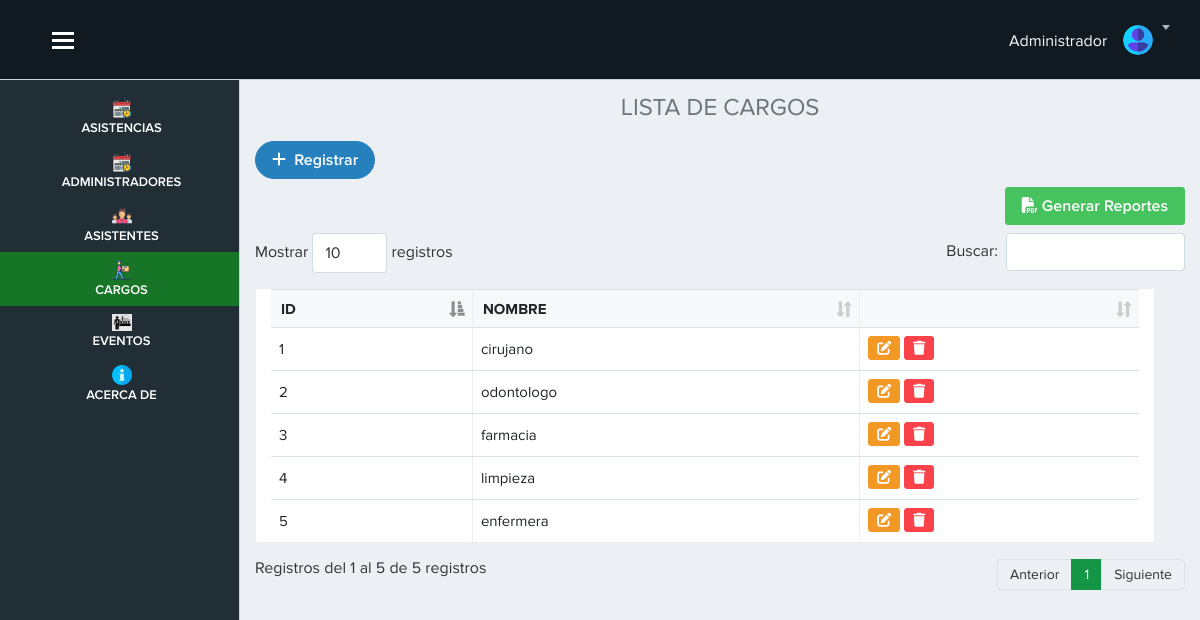
The app's page /vista/cargo.php (signed in), older data.
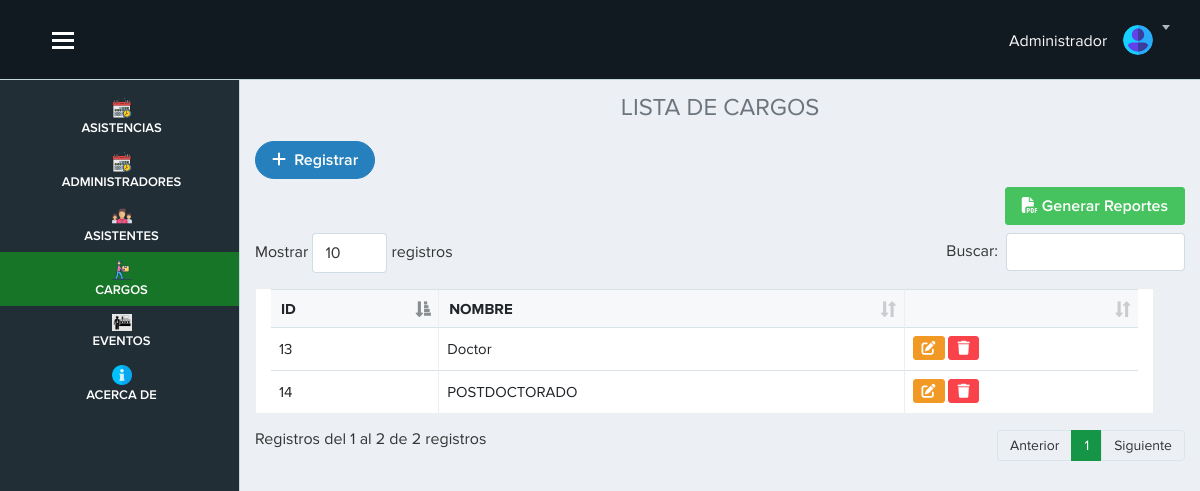
The same page, newer data.
### tables this page shows
CREATE TABLE `cargo`  (
  `id_cargo` int NOT NULL AUTO_INCREMENT,
  `nombre` varchar(100) NULL DEFAULT NULL,
  PRIMARY KEY (`id_cargo`) USING BTREE
);

### vista/cargo.php (the view, shortened to what this page needs)
<?php require('./layout/topbar.php'); ?>
<?php require('./layout/sidebar.php'); ?>
<div class="page-content">
    <h4 class="text-center text-secondary">LISTA DE CARGOS</h4>
    <?php
      include "../modelo/conexion.php";
      $sql=$conexion->query(" SELECT * from cargo");
    ?>
    <a href="registro_cargo.php" class="btn btn-primary btn-rounded mb-2"><i class="fas fa-plus"></i> &nbsp;Registrar</a>
    <div class="text-right mb-2">
      <a href="fpdf/reportecargoV.php" target="_blank" class="btn btn-success"><i class="fas fa-file-pdf"></i> Generar Reportes</a>
    </div>
    <table class="table table-bordered table-hover col-sm-12" id="example">
      <thead>
        <tr>
          <th scope="col">ID</th>
          <th scope="col">NOMBRE</th>
          <th></th>
        </tr>
      </thead>
      <tbody>
        <?php
          while($datos=$sql->fetch_object()) { ?>
          <tr>
            <td><?= $datos->id_cargo ?></td>
            <td><?= $datos->nombre ?></td>
            <td>
            <a href="" data-toggle="modal" data-target="#exampleModal<?= $datos->id_cargo ?>" class="btn btn-warning btn-sm"><i class="fas fa-edit"></i></a>
            <a href="cargo.php?id=<?= $datos->id_cargo ?>" onclick="advertencia(event)" class="btn btn-danger btn-sm"><i class="fas fa-trash"></i></a>
            </td>
          </tr>
        <?php  }
        ?>
      </tbody>
    </table>
</div>
</div>
<?php require('./layout/footer.php'); ?>

Row changes from the older to the newer data that the page shows:
removed cargo: id_cargo "1", nombre "cirujano"
removed cargo: id_cargo "2", nombre "odontologo"
removed cargo: id_cargo "3", nombre "farmacia"
removed cargo: id_cargo "4", nombre "limpieza"
removed cargo: id_cargo "5", nombre "enfermera"
added cargo: id_cargo "13", nombre "Doctor"
added cargo: id_cargo "14", nombre "POSTDOCTORADO"
Text that changed along with them:
text written by a page script: "Mostrar registros Buscar: Registros del 1 al 5 de 5 registros Anterior 1 Siguiente" → "Mostrar registros Buscar: Registros del 1 al 2 de 2 registros Anterior 1 Siguiente"
